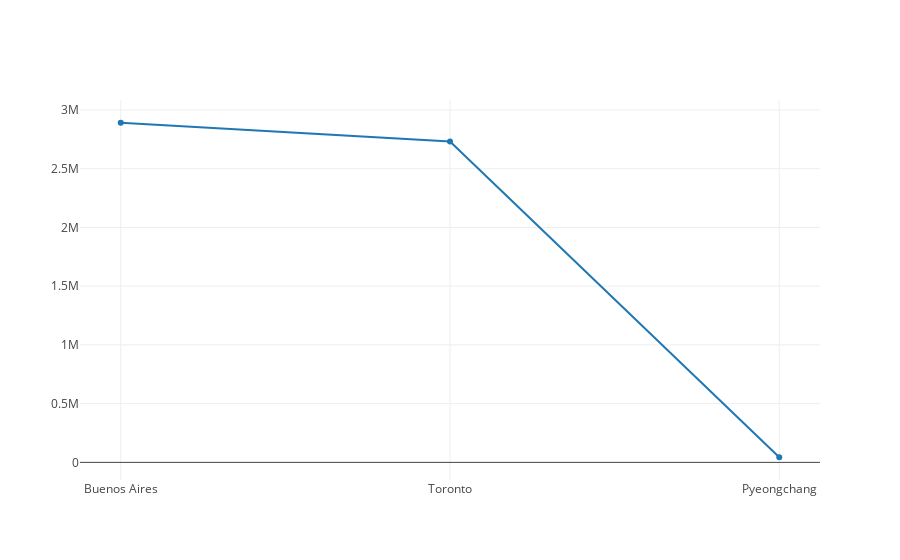

Notebook code cell kept with this figure:
### Code cell
# __SOLUTION__ 
trace_first_three_pops = {'x': x_values, 'y': y_values}


plotly.offline.iplot([trace_first_three_pops])

### Figure 1 — Plotly figure (JSON) as saved in the notebook; plotly's stock layout.template omitted (floating-point values rounded to 4 significant figures)
{"data": [{"type": "scatter", "uid": "d3181cb4-c90e-11e9-8d60-3af9d3ad3e0b", "x": ["Buenos Aires", "Toronto", "Pyeongchang"], "y": [2891082, 2731571, 43666]}], "layout": {}}
